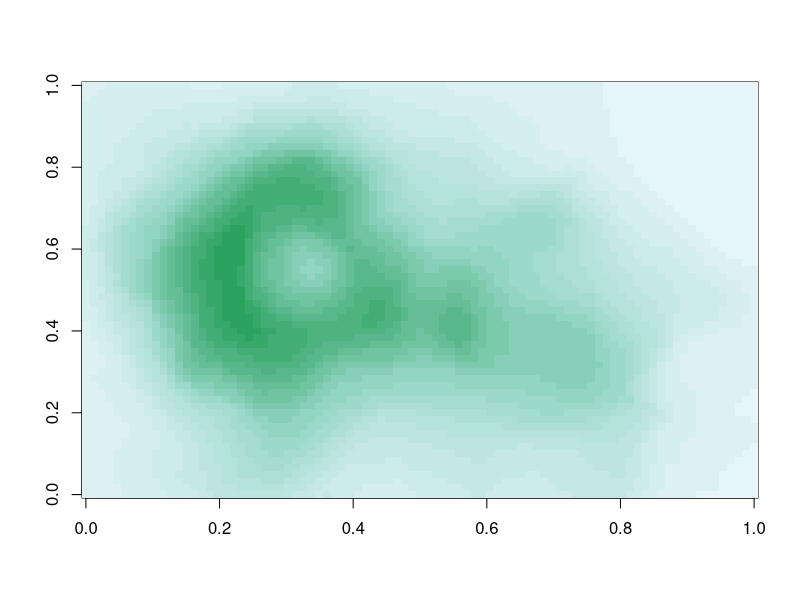
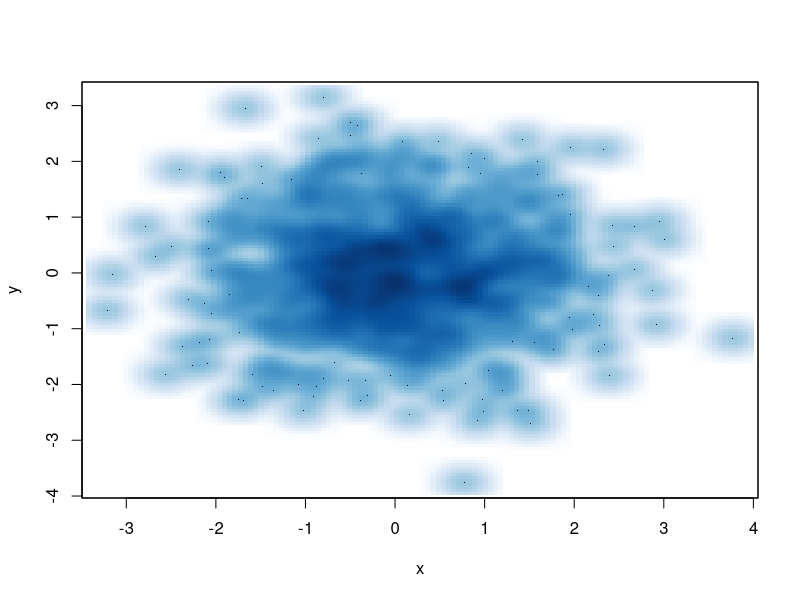
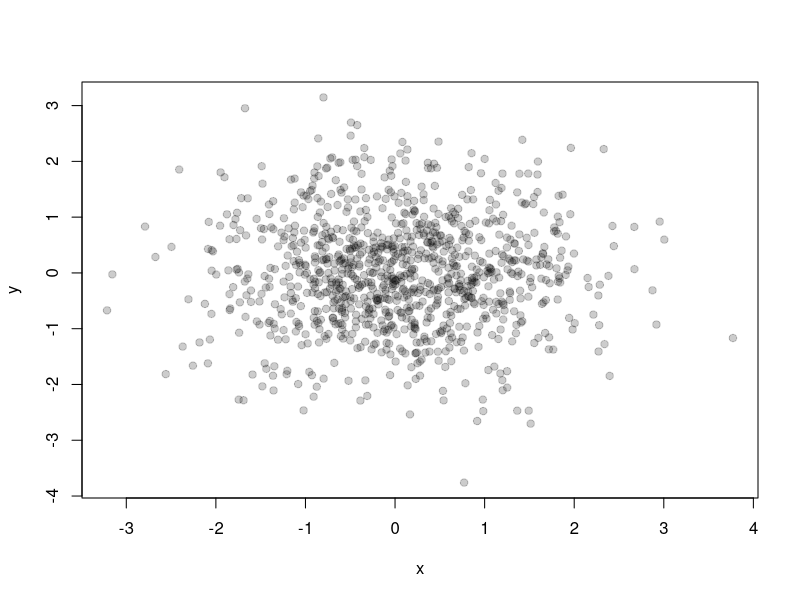

These charts were generated, in order, by the following R code:
pal<-colorRamp(c("red","blue"))
pal(0)
pal(1)
pal(0.5)
pal((seq(0,1,len=10)))
pal<-colorRampPalette(c("red","yellow"))
pal(2)
pal(10)
library(RColorBrewer)
cols<-brewer.pal(3,"BuGn")
cols
pal<-colorRampPalette(cols)
image(volcano,col=pal(20))
x<-rnorm(1000)
y<-rnorm(1000)
smoothScatter(x,y)
plot(x,y,col=rgb(0,0,0,0.2),pch=19)
